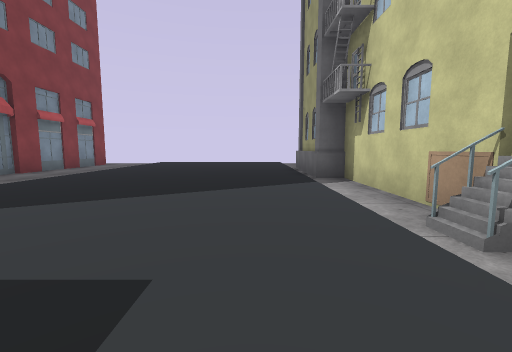
View 1 (above)

20 first-person views from a walk through a scene from a Unity 3-D project. The camera is 1.3 m above the floor, tilts 6° down and sees 90° across. The floor is counted in squares, 2 m on a side. Each view is taken from the middle of a square. On the plan, view 1 faces up. The plan holds only what a view shows up to about 9 squares ahead; the rest is blank. The place goes on beyond the plan. Some animated figures are not drawn. Some surface patterns are stand-ins.

View 2
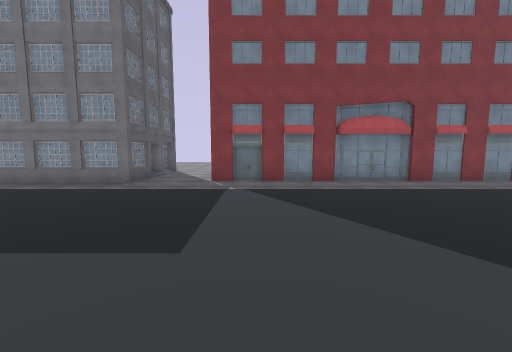

View 3
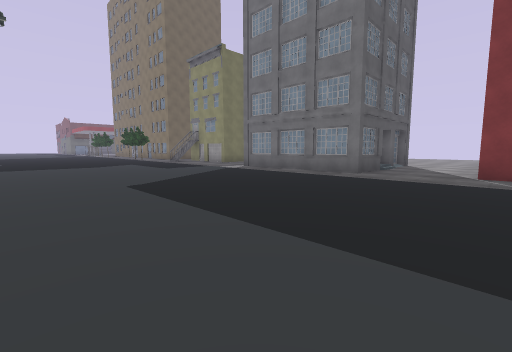

View 4
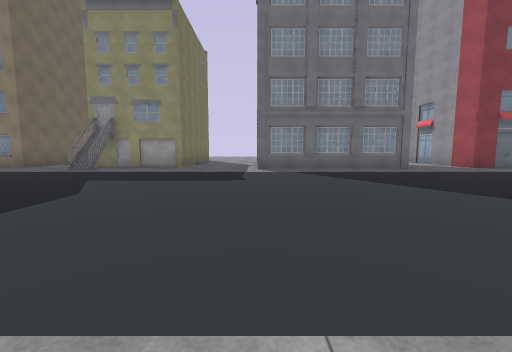

View 5
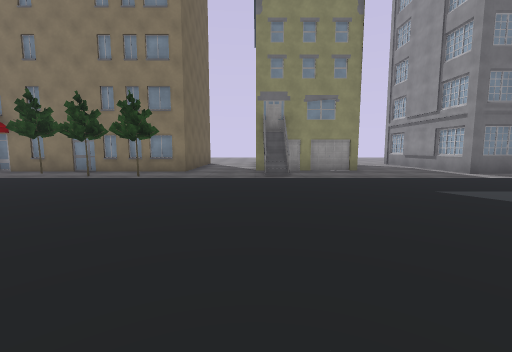

View 6
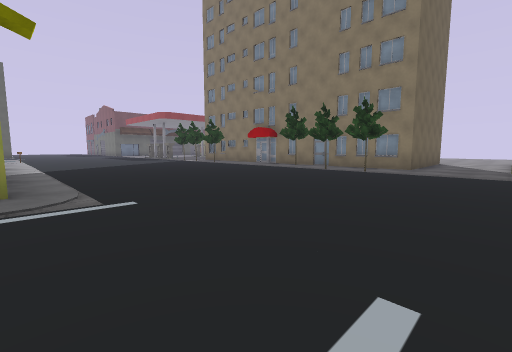

View 7
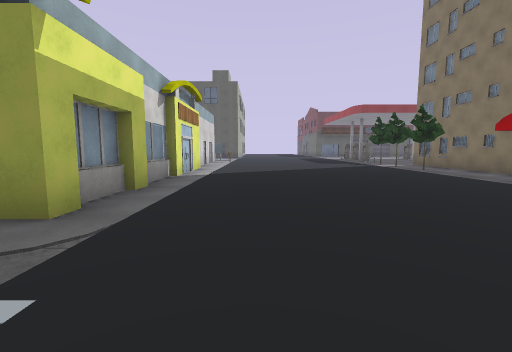

View 8
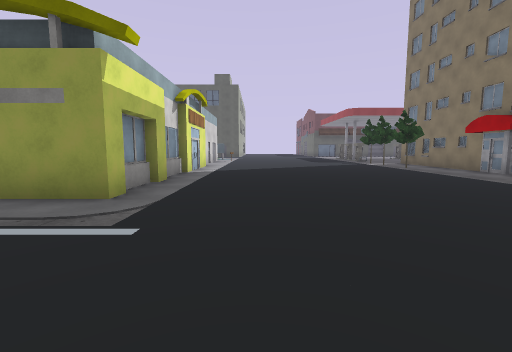

View 9
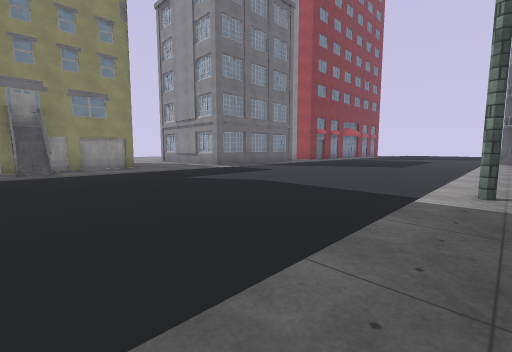

View 10
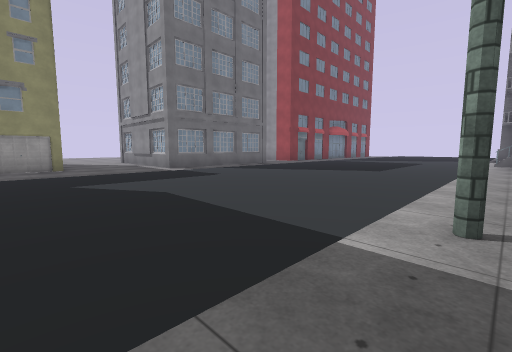

View 11
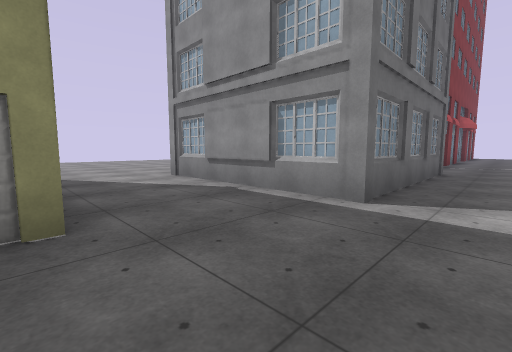

View 12
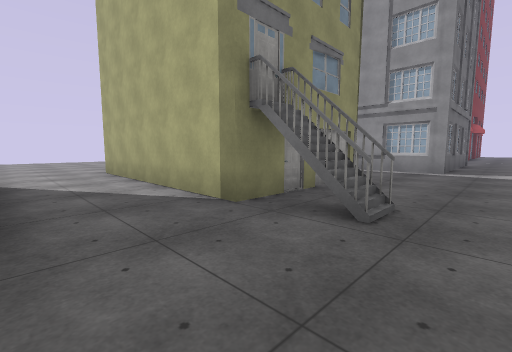

View 13
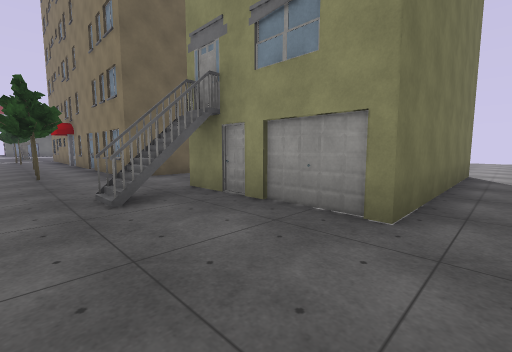

View 14
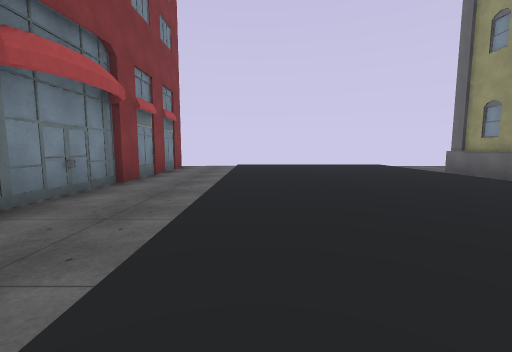

View 15
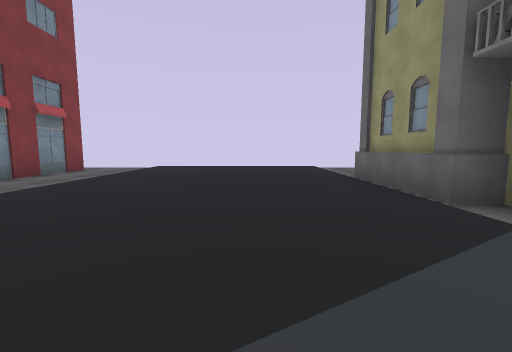

View 16
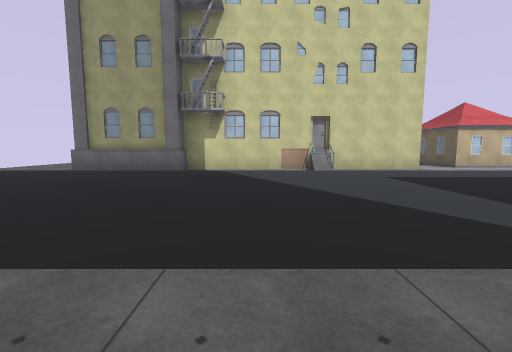

View 17
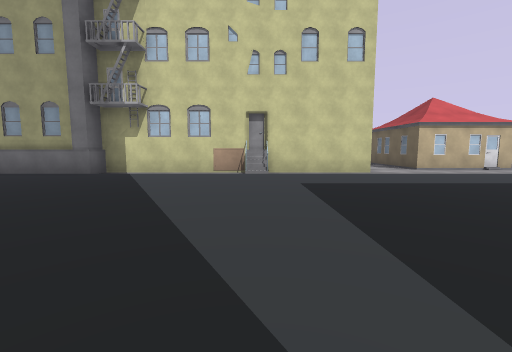

View 18
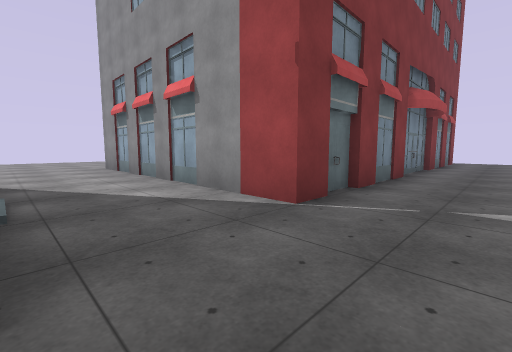

View 19
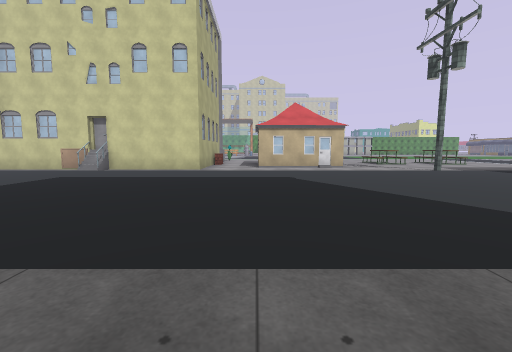

View 20
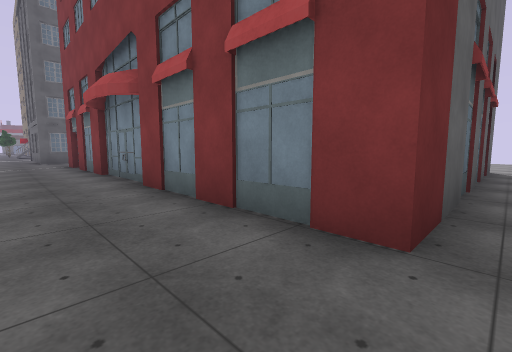

### Floor plan
Key: @ floor where view 1 was taken; # wall or solid block; . floor; / step, stairs or slope; B building; T tree.
Columns run from 17 left of view 1 to 3 right of it. Each row starts with its distance up from view 1.
 12    ..................
 11           #..........
 10           #.........
  9           #........#
  8           #........#
  7           #........##
  6           #.........#
  5           #.........#
  4           #.........#
  3           #.........#
  2           B......../#
  1    ########.........#
  0   ...............@..#
 -1 ....................#
 -2 ......../##..........
 -3       B    ..........
 -4            .........#
 -5            .........B
 -6    .. B    .........#
 -7    ...#####..........
 -8   ...................
 -9 ...................#.
-10 .....#####...........
-11          #...........
-12          #..........
-13   ...#####..........
-14 ....................
-15 ....................
-16           BT........
-17           #T.......##
-18           #.........
-19           #T.......##
-20           #.........#
-21           #.........#
-22           #........##
-23           #........#
-24           BT.......#

Where each view was taken, in squares from view 1:
view 1: 0 up, 0 right, facing up
view 2: 2 up, 2 right, facing left
view 3: 1 up, 1 right, facing down-left
view 4: 7 down, 2 right, facing left
view 5: 13 down, 1 right, facing left
view 6: 13 down, 2 right, facing down-left
view 7: 15 down, 0 right, facing down
view 8: 14 down, 0 right, facing down
view 9: 13 down, 2 right, facing up-left
view 10: 11 down, 2 right, facing up-left
view 11: 10 down, 5 left, facing up-left
view 12: 15 down, 5 left, facing up-left
view 13: 9 down, 5 left, facing down-left
view 14: 2 up, 4 left, facing up
view 15: 3 up, 1 left, facing up
view 16: 4 up, 6 left, facing right
view 17: 2 up, 5 left, facing right
view 18: 2 down, 5 left, facing up-left
view 19: 3 down, 6 left, facing right
view 20: 12 up, 5 left, facing down-left
